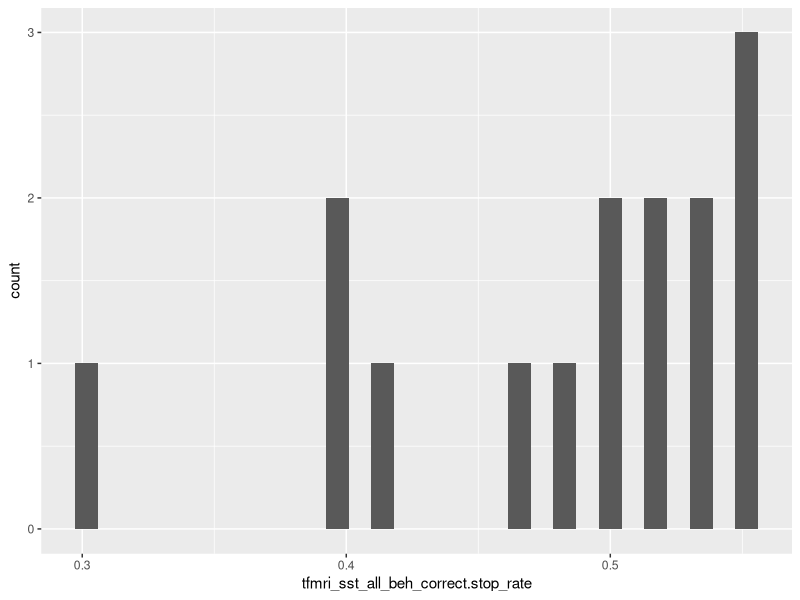

R code for this plot: (Note: this script raises an error after producing the figure.)
## ---- chunk 1
library(reshape)
library(tidyverse)
library(kableExtra)
library(matrixStats)
library(lme4)
library(nlme)
library(broom.mixed)
library(purrr)
## ---- chunk 2
comb2 <- read_csv("../nihl-r-classes-data-raw/comb2_sub.csv")
## ---- chunk 3
comb2_sub <- read_csv("../nihl-r-classes-data-raw/comb2_sub.csv", 
    col_types = cols(X.x = col_number(), 
        tfmri_sst_all_beh_correct.stop_numtrials = col_number(), 
        tfmri_sst_all_beh_correct.stop_rate = col_number(), 
        discrimination_matrix_q5 = col_number(), 
        discrimination_matrix_q6 = col_number(), 
        discrimination_matrix_q7 = col_number(),  
tfmri_nback_all_emotion.vs.neutface_beta_cort.destrieux_g.temporal.middle.lh= col_number(),
tfmri_nback_all_emotion.vs.neutface_beta_cort.destrieux_g.temporal.middle.rh= col_number(),
tfmri_sst_all_correct.stop.vs.correct.go_beta_cort.destrieux_g.front.inf.opercular.lh= col_number(),
tfmri_sst_all_correct.stop.vs.correct.go_beta_cort.destrieux_g.front.inf.orbital.lh= col_number(),
tfmri_sst_all_correct.stop.vs.correct.go_beta_cort.destrieux_g.front.inf.triangul.lh= col_number(),
tfmri_sst_all_correct.stop.vs.correct.go_beta_cort.destrieux_g.front.sup.lh= col_number(),
tfmri_sst_all_correct.stop.vs.correct.go_beta_cort.destrieux_g.Pre.SMA.lh= col_number(),
tfmri_sst_all_correct.stop.vs.correct.go_beta_cort.destrieux_g.front.inf.opercular.rh= col_number(),
tfmri_sst_all_correct.stop.vs.correct.go_beta_cort.destrieux_g.front.inf.orbital.rh= col_number(),
tfmri_sst_all_correct.stop.vs.correct.go_beta_cort.destrieux_g.front.inf.triangul.rh= col_number(),
tfmri_sst_all_correct.stop.vs.correct.go_beta_cort.destrieux_g.front.sup.rh= col_number(),
tfmri_sst_all_correct.stop.vs.correct.go_beta_cort.destrieux_g.Pre.SMA.rh= col_number(),
tfmri_sst_all_correct.stop.vs.correct.go_sem_cort.destrieux_g.front.inf.opercular.lh= col_number(),
tfmri_sst_all_correct.stop.vs.correct.go_sem_cort.destrieux_g.front.inf.orbital.lh= col_number(),
tfmri_sst_all_correct.stop.vs.correct.go_sem_cort.destrieux_g.front.inf.triangul.lh= col_number(),
tfmri_sst_all_correct.stop.vs.correct.go_sem_cort.destrieux_g.front.sup.lh= col_number(),
tfmri_sst_all_correct.stop.vs.correct.go_sem_cort.destrieux_g.pariet.inf.supramar.lh= col_number(),
tfmri_sst_all_correct.stop.vs.correct.go_sem_cort.destrieux_g.front.inf.opercular.rh= col_number(),
tfmri_sst_all_correct.stop.vs.correct.go_sem_cort.destrieux_g.front.inf.orbital.rh= col_number(),
tfmri_sst_all_correct.stop.vs.correct.go_sem_cort.destrieux_g.front.inf.triangul.rh= col_number(),
tfmri_sst_all_correct.stop.vs.correct.go_sem_cort.destrieux_g.front.sup.rh= col_number(),
tfmri_sst_all_correct.stop.vs.correct.go_sem_cort.destrieux_g.pariet.inf.supramar.rh= col_number(),
tfmri_nback_all_emotion.vs.neutface_sem_cort.destrieux_g.temporal.middle.lh= col_number(),
tfmri_nback_all_emotion.vs.neutface_sem_cort.destrieux_g.temporal.middle.rh= col_number(),
tfmri_sst_all_correct.stop.vs.correct.go_beta_subcort.aseg_caudate.lh= col_number(),
tfmri_sst_all_correct.stop.vs.correct.go_beta_subcort.aseg_putamen.lh= col_number(),
tfmri_sst_all_correct.stop.vs.correct.go_beta_subcort.aseg_caudate.rh= col_number(),
tfmri_sst_all_correct.stop.vs.correct.go_beta_subcort.aseg_putamen.rh= col_number(),
tfmri_sst_all_correct.stop.vs.correct.go_beta_cort.desikan_caudalanteriorcingulate.lh= col_number(),
tfmri_sst_all_correct.stop.vs.correct.go_beta_cort.desikan_inferiorparietal.lh= col_number(),
tfmri_sst_all_correct.stop.vs.correct.go_beta_cort.desikan_lateraloccipital.lh= col_number(),
tfmri_sst_all_correct.stop.vs.correct.go_beta_cort.desikan_parsopercularis.lh= col_number(),
tfmri_sst_all_correct.stop.vs.correct.go_beta_cort.desikan_parsorbitalis.lh= col_number(),
tfmri_sst_all_correct.stop.vs.correct.go_beta_cort.desikan_parstriangularis.lh= col_number(),
tfmri_sst_all_correct.stop.vs.correct.go_beta_cort.desikan_caudalanteriorcingulate.rh= col_number(),
tfmri_sst_all_correct.stop.vs.correct.go_beta_cort.desikan_inferiorparietal.rh= col_number(),
tfmri_sst_all_correct.stop.vs.correct.go_beta_cort.desikan_lateraloccipital.rh= col_number(),
tfmri_sst_all_correct.stop.vs.correct.go_beta_cort.desikan_parsopercularis.rh= col_number(),
tfmri_sst_all_correct.stop.vs.correct.go_beta_cort.desikan_parsorbitalis.rh= col_number(),
tfmri_sst_all_correct.stop.vs.correct.go_beta_cort.desikan_parstriangularis.rh= col_number(),
tfmri_sst_all_correct.stop.vs.correct.go_sem_subcort.aseg_caudate.lh= col_number(),
tfmri_sst_all_correct.stop.vs.correct.go_sem_subcort.aseg_putamen.lh= col_number(),
tfmri_sst_all_correct.stop.vs.correct.go_sem_subcort.aseg_caudate.rh= col_number(),
tfmri_sst_all_correct.stop.vs.correct.go_sem_subcort.aseg_putamen.rh= col_number(),
tfmri_sst_all_correct.stop.vs.correct.go_sem_cort.desikan_caudalanteriorcingulate.lh= col_number(),
tfmri_sst_all_correct.stop.vs.correct.go_sem_cort.desikan_inferiorparietal.lh= col_number(),
tfmri_sst_all_correct.stop.vs.correct.go_sem_cort.desikan_lateraloccipital.lh= col_number(),
tfmri_sst_all_correct.stop.vs.correct.go_sem_cort.desikan_parsopercularis.lh= col_number(),
tfmri_sst_all_correct.stop.vs.correct.go_sem_cort.desikan_parsorbitalis.lh= col_number(),
tfmri_sst_all_correct.stop.vs.correct.go_sem_cort.desikan_parstriangularis.lh= col_number(),
tfmri_sst_all_correct.stop.vs.correct.go_sem_cort.desikan_caudalanteriorcingulate.rh= col_number(),
tfmri_sst_all_correct.stop.vs.correct.go_sem_cort.desikan_inferiorparietal.rh= col_number(),
tfmri_sst_all_correct.stop.vs.correct.go_sem_cort.desikan_lateraloccipital.rh= col_number(),
tfmri_sst_all_correct.stop.vs.correct.go_sem_cort.desikan_parsopercularis.rh= col_number(),
tfmri_sst_all_correct.stop.vs.correct.go_sem_cort.desikan_parsorbitalis.rh= col_number(),
tfmri_sst_all_correct.stop.vs.correct.go_sem_cort.desikan_parstriangularis.rh= col_number(),
tfmri_nback_all_emotion.vs.neutface_beta_subcort.aseg_putamen.lh= col_number(),
tfmri_nback_all_emotion.vs.neutface_beta_subcort.aseg_amygdala.lh= col_number(),
tfmri_nback_all_emotion.vs.neutface_beta_subcort.aseg_accumbens.area.lh= col_number(),
tfmri_nback_all_emotion.vs.neutface_beta_subcort.aseg_putamen.rh= col_number(),
tfmri_nback_all_emotion.vs.neutface_beta_subcort.aseg_amygdala.rh= col_number(),
tfmri_nback_all_emotion.vs.neutface_beta_subcort.aseg_accumbens.area.rh= col_number(),
tfmri_nback_all_emotion.vs.neutface_beta_cort.desikan_caudalmiddlefrontal.lh= col_number(),
tfmri_nback_all_emotion.vs.neutface_beta_cort.desikan_lateralorbitofrontal.lh= col_number(),
tfmri_nback_all_emotion.vs.neutface_beta_cort.desikan_medialorbitofrontal.lh= col_number(),
tfmri_nback_all_emotion.vs.neutface_beta_cort.desikan_parsopercularis.lh= col_number(),
tfmri_nback_all_emotion.vs.neutface_beta_cort.desikan_parstriangularis.lh= col_number(),
tfmri_nback_all_emotion.vs.neutface_beta_cort.desikan_rostralanteriorcingulate.lh= col_number(),
tfmri_nback_all_emotion.vs.neutface_beta_cort.desikan_rostralmiddlefrontal.lh= col_number(),
tfmri_nback_all_emotion.vs.neutface_beta_cort.desikan_caudalmiddlefrontal.rh= col_number(),
tfmri_nback_all_emotion.vs.neutface_beta_cort.desikan_lateralorbitofrontal.rh= col_number(),
tfmri_nback_all_emotion.vs.neutface_beta_cort.desikan_medialorbitofrontal.rh= col_number(),
tfmri_nback_all_emotion.vs.neutface_beta_cort.desikan_parsopercularis.rh= col_number(),
tfmri_nback_all_emotion.vs.neutface_beta_cort.desikan_parstriangularis.rh= col_number(),
tfmri_nback_all_emotion.vs.neutface_beta_cort.desikan_rostralanteriorcingulate.rh= col_number(),
tfmri_nback_all_emotion.vs.neutface_beta_cort.desikan_rostralmiddlefrontal.rh= col_number(),
tfmri_nback_all_emotion.vs.neutface_sem_subcort.aseg_putamen.lh= col_number(),
tfmri_nback_all_emotion.vs.neutface_sem_subcort.aseg_amygdala.lh= col_number(),
tfmri_nback_all_emotion.vs.neutface_sem_subcort.aseg_accumbens.area.lh= col_number(),
tfmri_nback_all_emotion.vs.neutface_sem_subcort.aseg_putamen.rh= col_number(),
tfmri_nback_all_emotion.vs.neutface_sem_subcort.aseg_amygdala.rh= col_number(),
tfmri_nback_all_emotion.vs.neutface_sem_subcort.aseg_accumbens.area.rh= col_number(),
tfmri_nback_all_emotion.vs.neutface_sem_cort.desikan_caudalmiddlefrontal.lh= col_number(),
tfmri_nback_all_emotion.vs.neutface_sem_cort.desikan_lateralorbitofrontal.lh= col_number(),
tfmri_nback_all_emotion.vs.neutface_sem_cort.desikan_medialorbitofrontal.lh= col_number(),
tfmri_nback_all_emotion.vs.neutface_sem_cort.desikan_parsopercularis.lh= col_number(),
tfmri_nback_all_emotion.vs.neutface_sem_cort.desikan_parstriangularis.lh= col_number(),
tfmri_nback_all_emotion.vs.neutface_sem_cort.desikan_rostralanteriorcingulate.lh= col_number(),
tfmri_nback_all_emotion.vs.neutface_sem_cort.desikan_rostralmiddlefrontal.lh= col_number(),
tfmri_nback_all_emotion.vs.neutface_sem_cort.desikan_caudalmiddlefrontal.rh= col_number(),
tfmri_nback_all_emotion.vs.neutface_sem_cort.desikan_lateralorbitofrontal.rh= col_number(),
tfmri_nback_all_emotion.vs.neutface_sem_cort.desikan_medialorbitofrontal.rh= col_number(),
tfmri_nback_all_emotion.vs.neutface_sem_cort.desikan_parsopercularis.rh= col_number(),
tfmri_nback_all_emotion.vs.neutface_sem_cort.desikan_parstriangularis.rh= col_number(),
tfmri_nback_all_emotion.vs.neutface_sem_cort.desikan_rostralanteriorcingulate.rh= col_number(),
tfmri_nback_all_emotion.vs.neutface_sem_cort.desikan_rostralmiddlefrontal.rh= col_number(),
age= col_number(),
reshist_state_racism_factor.y= col_number(),
Mean_Discrimination= col_number(),
SD_Discrimination= col_number(),
Z_Score= col_number(),
tfmri_nback_all_emotion.vs.neutface_beta_cort.desikan_vlPFC.rh= col_number(),
tfmri_nback_all_emotion.vs.neutface_beta_cort.desikan_vlPFC.lh= col_number(),
tfmri_nback_all_emotion.vs.neutface_beta_cort.desikan_vmPFC.rh= col_number(),
tfmri_nback_all_emotion.vs.neutface_beta_cort.desikan_vmPFC.lh= col_number(),
tfmri_nback_all_emotion.vs.neutface_beta_cort.desikan_dlPFC.rh= col_number(),
tfmri_nback_all_emotion.vs.neutface_beta_cort.desikan_dlPFC.lh= col_number(),
tfmri_sst_all_correct.stop.vs.correct.go_beta_cort.desikan_vlPFC.rh= col_number(),
tfmri_sst_all_correct.stop.vs.correct.go_beta_cort.desikan_vlPFC.lh= col_number(),
tfmri_sst_all_correct.stop.vs.correct.go_beta_cort.destrieux_g.front.inf.front.gyrus.rh= col_number(),
tfmri_sst_all_correct.stop.vs.correct.go_beta_cort.destrieux_g.front.inf.front.gyrus.lh= col_number(),
X.y= col_number(),
tfmri_sst_all_correct.stop.vs.correct.go_beta_cort.destrieux_g.pariet.inf.supramar.lh= col_number(),
tfmri_sst_all_correct.stop.vs.correct.go_beta_cort.destrieux_g.pariet.inf.supramar.rh= col_number(),
X= col_number(),
tfmri_sst_all_beh_total_mssrt= col_number(),
mri_info_device.serial.number= col_number(),
        tfmri_sst_all_beh_total_mssrt = col_number()))
## ---- chunk 4
comb2_sub$race.4level <- as.factor(comb2_sub$race.4level)
comb2_sub$sex_at_birth <- as.factor(comb2_sub$sex_at_birth)

class(comb2_sub$race.4level)
class(comb2_sub$sex_at_birth)
## ---- chunk 5
comb2 %>% 
  ggplot(mapping = aes(tfmri_sst_all_beh_correct.stop_rate)) +
  geom_histogram()
## ---- chunk 6
ROI_SST<-c("tfmri_sst_all_correct.stop.vs.correct.go_beta_cort.destrieux_g.Pre.SMA.rh","tfmri_sst_all_correct.stop.vs.correct.go_beta_cort.destrieux_g.Pre.SMA.lh","tfmri_sst_all_correct.stop.vs.correct.go_beta_cort.desikan_vlPFC.rh","tfmri_sst_all_correct.stop.vs.correct.go_beta_cort.desikan_vlPFC.lh","tfmri_sst_all_correct.stop.vs.correct.go_beta_cort.destrieux_g.front.inf.front.gyrus.rh","tfmri_sst_all_correct.stop.vs.correct.go_beta_cort.destrieux_g.front.inf.front.gyrus.lh","tfmri_sst_all_correct.stop.vs.correct.go_beta_subcort.aseg_putamen.rh","tfmri_sst_all_correct.stop.vs.correct.go_beta_subcort.aseg_putamen.lh","tfmri_sst_all_correct.stop.vs.correct.go_beta_subcort.aseg_caudate.rh","tfmri_sst_all_correct.stop.vs.correct.go_beta_subcort.aseg_caudate.lh","tfmri_sst_all_correct.stop.vs.correct.go_beta_cort.desikan_caudalanteriorcingulate.rh","tfmri_sst_all_correct.stop.vs.correct.go_beta_cort.desikan_caudalanteriorcingulate.lh","tfmri_sst_all_correct.stop.vs.correct.go_beta_cort.desikan_lateraloccipital.rh","tfmri_sst_all_correct.stop.vs.correct.go_beta_cort.desikan_lateraloccipital.lh","tfmri_sst_all_correct.stop.vs.correct.go_beta_cort.desikan_parsorbitalis.rh","tfmri_sst_all_correct.stop.vs.correct.go_beta_cort.desikan_parsorbitalis.lh","tfmri_sst_all_correct.stop.vs.correct.go_beta_cort.desikan_inferiorparietal.rh","tfmri_sst_all_correct.stop.vs.correct.go_beta_cort.desikan_inferiorparietal.lh","tfmri_sst_all_correct.stop.vs.correct.go_beta_cort.destrieux_g.pariet.inf.supramar.rh", "tfmri_sst_all_correct.stop.vs.correct.go_beta_cort.destrieux_g.pariet.inf.supramar.lh")
#Attempt 1 for loop, Goal: Loop through each ROI to obtain beta, set, t- and p-values
SST_Disc_RESULTS<-matrix(nrow=20,ncol=4,NA)
row.names(SST_Disc_RESULTS)<-ROI_SST
for (p in 1:length(ROI_SST)){
  pp=ROI_SST[p]
  SST_DISC_MODEL<-lme(scale(comb2_sub[[pp]])~scale(Z_Score)+as.factor(race.4level)+scale(age)+as.factor(sex_at_birth),random=~1|abcd_site/rel_family_id,data=comb2_sub)
  SST_DISC_SUM<-summary(SST_DISC_MODEL)
  SST_Disc_RESULTS[p,]<-SST_DISC_SUM$coefficients[2,]
  
  
}
colnames(SST_Disc_RESULTS)<-c("beta","se","t-value","p-value")
